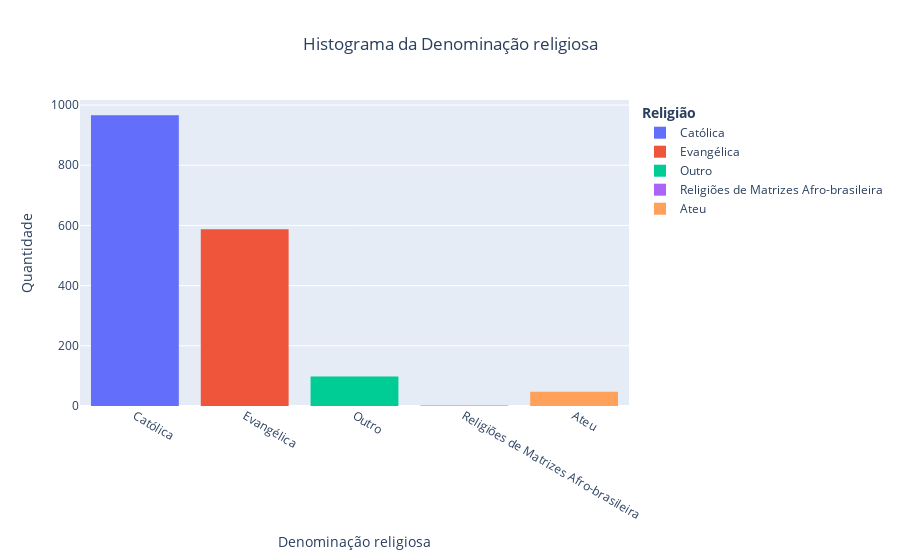

This figure's notebook cell:
### Code cell
fig = px.histogram(data, x="Denominação religiosa",title='Histograma da Denominação religiosa',
                   color="Denominação religiosa",
                   labels={'count':'Quantidade'})

fig.update_layout(
    legend_title="<b>Religião</b>",title_x=0.5,
    yaxis_title_text='Quantidade', # yaxis label
   
)
fig.update_traces(showlegend=True)
fig.show()

### Figure 1 — Plotly figure (JSON) as saved in the notebook; plotly's stock layout.template omitted (floating-point values rounded to 4 significant figures; data arrays with more than 128 entries replaced by an {"elided": "..."} marker saying what was removed)
{"data": [{"alignmentgroup": "True", "bingroup": "x", "hovertemplate": "Denominação religiosa=%{x}<br>count=%{y}<extra></extra>", "legendgroup": "Católica", "marker": {"color": "#636efa", "pattern": {"shape": ""}}, "name": "Católica", "offsetgroup": "Católica", "orientation": "v", "showlegend": true, "type": "histogram", "x": {"elided": "966 str values"}, "xaxis": "x", "yaxis": "y"}, {"alignmentgroup": "True", "bingroup": "x", "hovertemplate": "Denominação religiosa=%{x}<br>count=%{y}<extra></extra>", "legendgroup": "Evangélica", "marker": {"color": "#EF553B", "pattern": {"shape": ""}}, "name": "Evangélica", "offsetgroup": "Evangélica", "orientation": "v", "showlegend": true, "type": "histogram", "x": {"elided": "587 str values"}, "xaxis": "x", "yaxis": "y"}, {"alignmentgroup": "True", "bingroup": "x", "hovertemplate": "Denominação religiosa=%{x}<br>count=%{y}<extra></extra>", "legendgroup": "Outro", "marker": {"color": "#00cc96", "pattern": {"shape": ""}}, "name": "Outro", "offsetgroup": "Outro", "orientation": "v", "showlegend": true, "type": "histogram", "x": ["Outro", "Outro", "Outro", "Outro", "Outro", "Outro", "Outro", "Outro", "Outro", "Outro", "Outro", "Outro", "Outro", "Outro", "Outro", "Outro", "Outro", "Outro", "Outro", "Outro", "Outro", "Outro", "Outro", "Outro", "Outro", "Outro", "Outro", "Outro", "Outro", "Outro", "Outro", "Outro", "Outro", "Outro", "Outro", "Outro", "Outro", "Outro", "Outro", "Outro", "Outro", "Outro", "Outro", "Outro", "Outro", "Outro", "Outro", "Outro", "Outro", "Outro", "Outro", "Outro", "Outro", "Outro", "Outro", "Outro", "Outro", "Outro", "Outro", "Outro", "Outro", "Outro", "Outro", "Outro", "Outro", "Outro", "Outro", "Outro", "Outro", "Outro", "Outro", "Outro", "Outro", "Outro", "Outro", "Outro", "Outro", "Outro", "Outro", "Outro", "Outro", "Outro", "Outro", "Outro", "Outro", "Outro", "Outro", "Outro", "Outro", "Outro", "Outro", "Outro", "Outro", "Outro", "Outro", "Outro", "Outro", "Outro"], "xaxis": "x", "yaxis": "y"}, {"alignmentgroup": "True", "bingroup": "x", "hovertemplate": "Denominação religiosa=%{x}<br>count=%{y}<extra></extra>", "legendgroup": "Religiões de Matrizes Afro-brasileira", "marker": {"color": "#ab63fa", "pattern": {"shape": ""}}, "name": "Religiões de Matrizes Afro-brasileira", "offsetgroup": "Religiões de Matrizes Afro-brasileira", "orientation": "v", "showlegend": true, "type": "histogram", "x": ["Religiões de Matrizes Afro-brasileira", "Religiões de Matrizes Afro-brasileira"], "xaxis": "x", "yaxis": "y"}, {"alignmentgroup": "True", "bingroup": "x", "hovertemplate": "Denominação religiosa=%{x}<br>count=%{y}<extra></extra>", "legendgroup": "Ateu", "marker": {"color": "#FFA15A", "pattern": {"shape": ""}}, "name": "Ateu", "offsetgroup": "Ateu", "orientation": "v", "showlegend": true, "type": "histogram", "x": ["Ateu", "Ateu", "Ateu", "Ateu", "Ateu", "Ateu", "Ateu", "Ateu", "Ateu", "Ateu", "Ateu", "Ateu", "Ateu", "Ateu", "Ateu", "Ateu", "Ateu", "Ateu", "Ateu", "Ateu", "Ateu", "Ateu", "Ateu", "Ateu", "Ateu", "Ateu", "Ateu", "Ateu", "Ateu", "Ateu", "Ateu", "Ateu", "Ateu", "Ateu", "Ateu", "Ateu", "Ateu", "Ateu", "Ateu", "Ateu", "Ateu", "Ateu", "Ateu", "Ateu", "Ateu", "Ateu", "Ateu"], "xaxis": "x", "yaxis": "y"}], "layout": {"barmode": "relative", "legend": {"title": {"text": "<b>Religião</b>"}, "tracegroupgap": 0}, "title": {"text": "Histograma da Denominação religiosa", "x": 0.5}, "xaxis": {"anchor": "y", "categoryarray": ["Católica", "Evangélica", "Outro", "Religiões de Matrizes Afro-brasileira", "Ateu"], "categoryorder": "array", "domain": [0, 1], "title": {"text": "Denominação religiosa"}}, "yaxis": {"anchor": "x", "domain": [0, 1], "title": {"text": "Quantidade"}}}}
